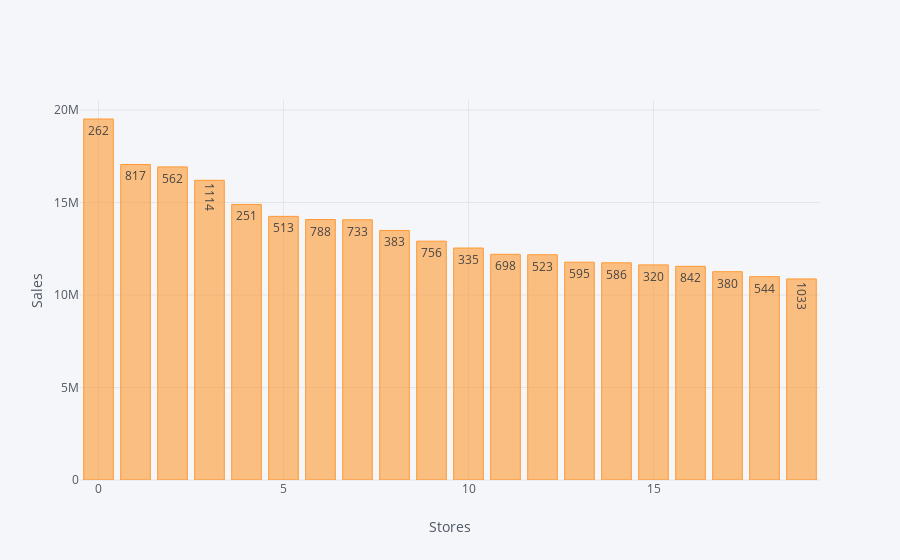

The code cell stored with this chart in its notebook:
### Markdown cell above
** The relation between years and Month **

### Code cell
#Create a dataframe with the store id and the adequate sales
topshop =train [['Store','Sales']]


#Group by store
topshop = topshop.groupby('Store').sum()

#Sort the dataframe by order descending
topshop =topshop.sort_values('Sales', ascending=False)

#Grab the top 20 shops
topshop = topshop.head(20).reset_index()
topshop['Store']= topshop['Store'].astype('str')
#topshop.pivot_table(columns = 'Store', values ='Sales')

#plot it
#plt.figure(figsize = (12,6))
#sns.barplot(x='Store', y='Sales', data=topshop, sorted = False)


topshop.iplot(kind='bar', xTitle='Stores', yTitle='Sales', y='Sales', text = 'Store' )

### Figure 1 — Plotly figure (JSON) as saved in the notebook; plotly's stock layout.template omitted (floating-point values rounded to 4 significant figures)
{"data": [{"marker": {"color": "rgba(255, 153, 51, 0.6)", "line": {"color": "rgba(255, 153, 51, 1.0)", "width": 1}}, "name": "Sales", "orientation": "v", "text": ["262", "817", "562", "1114", "251", "513", "788", "733", "383", "756", "335", "698", "523", "595", "586", "320", "842", "380", "544", "1033"], "type": "bar", "x": [0, 1, 2, 3, 4, 5, 6, 7, 8, 9, 10, 11, 12, 13, 14, 15, 16, 17, 18, 19], "y": [19516842, 17057867, 16927322, 16202585, 14896870, 14252406, 14082141, 14067158, 13489879, 12911782, 12541731, 12202270, 12175995, 11774982, 11742401, 11630218, 11553523, 11261676, 10993709, 10870270]}], "layout": {"legend": {"bgcolor": "#F5F6F9", "font": {"color": "#4D5663"}}, "paper_bgcolor": "#F5F6F9", "plot_bgcolor": "#F5F6F9", "titlefont": {"color": "#4D5663"}, "xaxis1": {"gridcolor": "#E1E5ED", "showgrid": true, "tickfont": {"color": "#4D5663"}, "title": "Stores", "titlefont": {"color": "#4D5663"}, "zerolinecolor": "#E1E5ED"}, "yaxis1": {"gridcolor": "#E1E5ED", "showgrid": true, "tickfont": {"color": "#4D5663"}, "title": "Sales", "titlefont": {"color": "#4D5663"}, "zerolinecolor": "#E1E5ED"}}}
